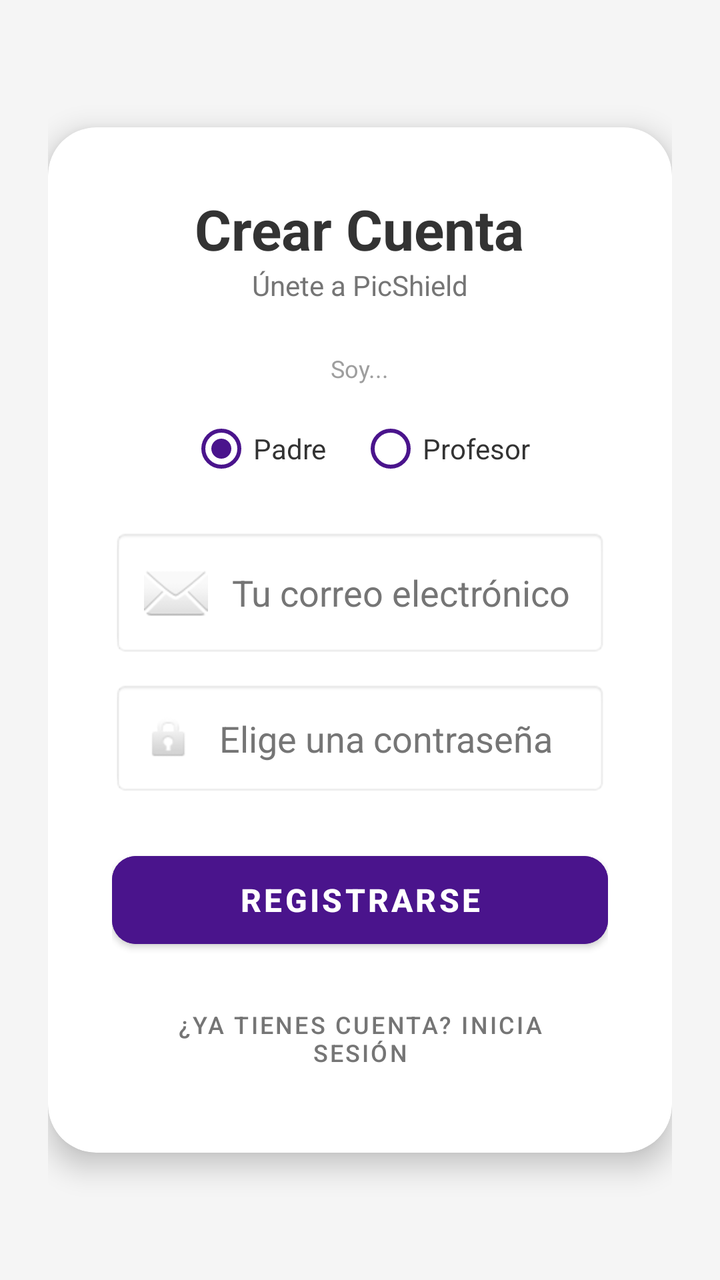
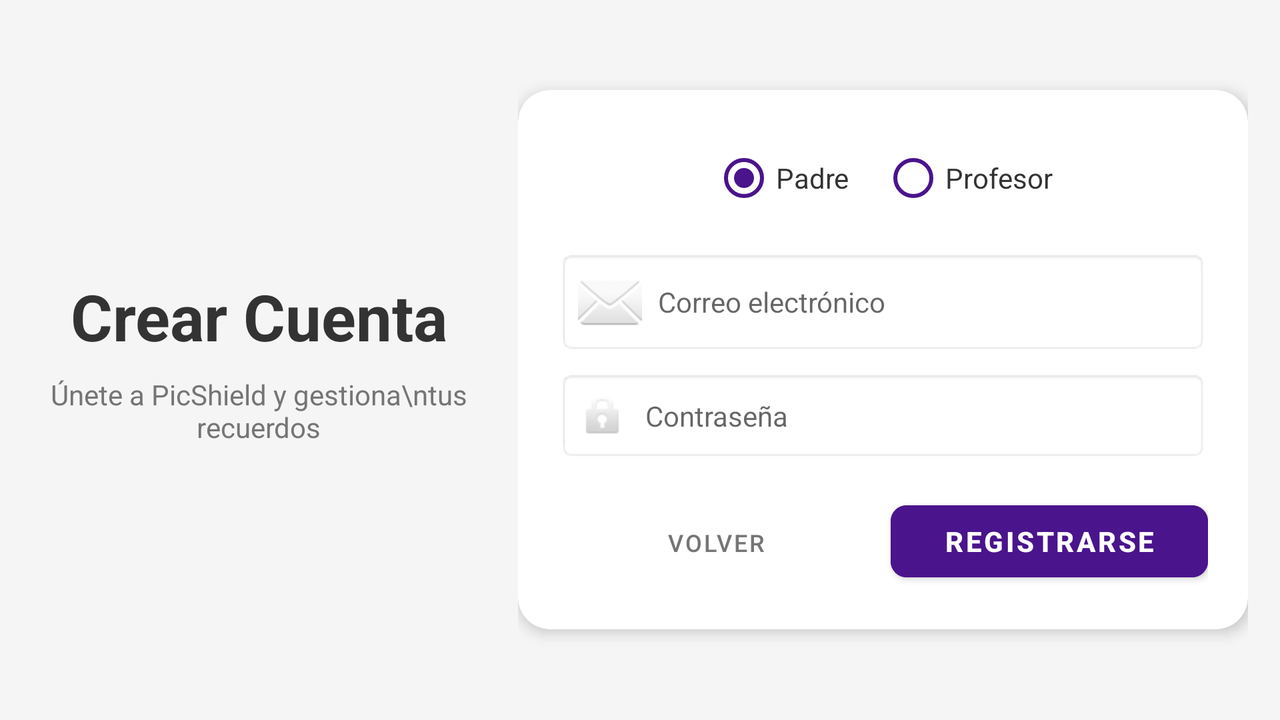

An Android layout and its configuration variant, each rendered on a device that would load it. The default file and the variant file are quoted in full after the pictures.
<!-- AndroidManifest.xml: application theme Theme.PicShield -->
<!-- res/layout/activity_register.xml -->
<?xml version="1.0" encoding="utf-8"?>
<androidx.constraintlayout.widget.ConstraintLayout
    xmlns:android="http://schemas.android.com/apk/res/android"
    xmlns:app="http://schemas.android.com/apk/res-auto"
    android:layout_width="match_parent"
    android:layout_height="match_parent"
    android:background="#F5F5F5"
    android:fitsSystemWindows="true">

    <androidx.core.widget.NestedScrollView
        android:layout_width="match_parent"
        android:layout_height="match_parent"
        android:fillViewport="true"
        android:padding="24dp">

        <LinearLayout
            android:layout_width="match_parent"
            android:layout_height="wrap_content"
            android:orientation="vertical"
            android:gravity="center">

            <com.google.android.material.card.MaterialCardView
                android:layout_width="match_parent"
                android:layout_height="wrap_content"
                app:cardCornerRadius="24dp"
                app:cardElevation="8dp"
                app:cardBackgroundColor="@android:color/white">

                <LinearLayout
                    android:layout_width="match_parent"
                    android:layout_height="wrap_content"
                    android:orientation="vertical"
                    android:padding="32dp"
                    android:gravity="center_horizontal">

                    <TextView
                        android:text="@string/register_title"
                        android:textSize="28sp"
                        android:textStyle="bold"
                        android:textColor="#333333"
                        android:layout_width="wrap_content"
                        android:layout_height="wrap_content" />

                    <TextView
                        android:text="@string/register_subtitle"
                        android:textSize="14sp"
                        android:textColor="#757575"
                        android:layout_width="wrap_content"
                        android:layout_height="wrap_content"
                        android:layout_marginBottom="24dp"/>

                    <TextView
                        android:text="@string/register_user_type_label"
                        android:textSize="12sp"
                        android:textColor="#9E9E9E"
                        android:layout_width="wrap_content"
                        android:layout_height="wrap_content"
                        android:layout_marginBottom="8dp"/>

                    <RadioGroup
                        android:id="@+id/rgUserType"
                        android:orientation="horizontal"
                        android:gravity="center"
                        android:layout_width="match_parent"
                        android:layout_height="wrap_content"
                        android:layout_marginBottom="16dp">

                        <RadioButton
                            android:id="@+id/rbParent"
                            android:text="@string/register_role_parent"
                            android:layout_marginEnd="16dp"
                            android:buttonTint="#4A148C"
                            android:textColor="#333333"
                            android:checked="true"
                            android:layout_width="wrap_content"
                            android:layout_height="wrap_content"/>

                        <RadioButton
                            android:id="@+id/rbTeacher"
                            android:text="@string/register_role_teacher"
                            android:buttonTint="#4A148C"
                            android:textColor="#333333"
                            android:layout_width="wrap_content"
                            android:layout_height="wrap_content"/>
                    </RadioGroup>

                    <EditText
                        android:id="@+id/etEmail"
                        android:hint="@string/register_hint_email"
                        android:inputType="textEmailAddress"
                        android:background="@android:drawable/editbox_background_normal"
                        android:padding="16dp"
                        android:drawableStart="@android:drawable/ic_dialog_email"
                        android:drawablePadding="12dp"
                        android:textColor="#333333"
                        android:textColorHint="#757575"
                        android:layout_width="match_parent"
                        android:layout_height="wrap_content"
                        android:layout_marginBottom="12dp"/>

                    <EditText
                        android:id="@+id/etPassword"
                        android:hint="@string/register_hint_password"
                        android:inputType="textPassword"
                        android:background="@android:drawable/editbox_background_normal"
                        android:padding="16dp"
                        android:drawableStart="@android:drawable/ic_lock_idle_lock"
                        android:drawablePadding="12dp"
                        android:textColor="#333333"
                        android:textColorHint="#757575"
                        android:layout_width="match_parent"
                        android:layout_height="wrap_content"
                        android:layout_marginBottom="24dp"/>

                    <com.google.android.material.button.MaterialButton
                        android:id="@+id/btnRegister"
                        android:text="@string/register_btn_signup"
                        android:textSize="16sp"
                        android:textStyle="bold"
                        android:textColor="@android:color/white"
                        app:cornerRadius="12dp"
                        android:layout_width="match_parent"
                        android:layout_height="56dp"
                        android:backgroundTint="#4A148C"/>

                    <com.google.android.material.button.MaterialButton
                        android:id="@+id/btnBack"
                        android:text="@string/register_btn_back"
                        style="@style/Widget.MaterialComponents.Button.TextButton"
                        android:textColor="#757575"
                        android:textSize="12sp"
                        android:layout_marginTop="16dp"
                        android:layout_width="match_parent"
                        android:layout_height="wrap_content"/>

                </LinearLayout>
            </com.google.android.material.card.MaterialCardView>

        </LinearLayout>
    </androidx.core.widget.NestedScrollView>
</androidx.constraintlayout.widget.ConstraintLayout>
<!-- resources referenced by this layout -->
<resources>
  <string name="register_btn_back">¿Ya tienes cuenta? Inicia sesión</string>
  <string name="register_btn_signup">Registrarse</string>
  <string name="register_hint_email">Tu correo electrónico</string>
  <string name="register_hint_password">Elige una contraseña</string>
  <string name="register_role_parent">Padre</string>
  <string name="register_role_teacher">Profesor</string>
  <string name="register_subtitle">Únete a PicShield</string>
  <string name="register_title">Crear Cuenta</string>
  <string name="register_user_type_label">Soy...</string>
  <style name="Theme.PicShield" parent="Theme.MaterialComponents.DayNight.DarkActionBar">
          
          <item name="colorPrimary">@color/purple_500</item>
          <item name="colorPrimaryVariant">@color/purple_700</item>
          <item name="colorOnPrimary">@color/white</item>
          
          <item name="colorSecondary">@color/teal_200</item>
          <item name="colorSecondaryVariant">@color/teal_700</item>
          <item name="colorOnSecondary">@color/black</item>
          
          <item name="android:statusBarColor">?attr/colorPrimaryVariant</item>
          
      </style>
  <color name="purple_500">#FF6200EE</color>
  <color name="purple_700">#FF3700B3</color>
  <color name="white">#FFFFFFFF</color>
  <color name="teal_200">#FF03DAC5</color>
  <color name="teal_700">#FF018786</color>
  <color name="black">#FF000000</color>
</resources>
<!-- res/layout-land/activity_register.xml (the author's variant of the layout above) -->
<!-- drawn on the phone turned sideways -->
<?xml version="1.0" encoding="utf-8"?>
<LinearLayout xmlns:android="http://schemas.android.com/apk/res/android"
    xmlns:app="http://schemas.android.com/apk/res-auto"
    android:layout_width="match_parent"
    android:layout_height="match_parent"
    android:background="#F5F5F5"
    android:orientation="horizontal"
    android:baselineAligned="false"
    android:padding="16dp"
    android:fitsSystemWindows="true">

    <LinearLayout
        android:layout_width="0dp"
        android:layout_height="match_parent"
        android:layout_weight="0.4"
        android:gravity="center"
        android:orientation="vertical"
        android:paddingEnd="16dp">

        <TextView
            android:text="Crear Cuenta"
            android:textSize="32sp"
            android:textStyle="bold"
            android:textColor="#333333"
            android:layout_width="wrap_content"
            android:layout_height="wrap_content"
            android:gravity="center" />

        <TextView
            android:text="Únete a PicShield y gestiona\ntus recuerdos"
            android:textSize="14sp"
            android:textColor="#757575"
            android:layout_width="wrap_content"
            android:layout_height="wrap_content"
            android:layout_marginTop="8dp"
            android:gravity="center" />

    </LinearLayout>

    <androidx.core.widget.NestedScrollView
        android:layout_width="0dp"
        android:layout_height="match_parent"
        android:layout_weight="0.6"
        android:fillViewport="true">

        <LinearLayout
            android:layout_width="match_parent"
            android:layout_height="wrap_content"
            android:gravity="center_vertical">

            <com.google.android.material.card.MaterialCardView
                android:layout_width="match_parent"
                android:layout_height="wrap_content"
                app:cardCornerRadius="16dp"
                app:cardElevation="4dp"
                app:cardBackgroundColor="@android:color/white">

                <LinearLayout
                    android:layout_width="match_parent"
                    android:layout_height="wrap_content"
                    android:orientation="vertical"
                    android:padding="20dp"
                    android:gravity="center_horizontal">

                    <RadioGroup
                        android:id="@+id/rgUserType"
                        android:orientation="horizontal"
                        android:gravity="center"
                        android:layout_width="match_parent"
                        android:layout_height="wrap_content"
                        android:layout_marginBottom="12dp">

                        <RadioButton
                            android:id="@+id/rbParent"
                            android:text="Padre"
                            android:layout_marginEnd="16dp"
                            android:buttonTint="#4A148C"
                            android:textColor="#333333"
                            android:checked="true"
                            android:layout_width="wrap_content"
                            android:layout_height="wrap_content"/>

                        <RadioButton
                            android:id="@+id/rbTeacher"
                            android:text="Profesor"
                            android:buttonTint="#4A148C"
                            android:textColor="#333333"
                            android:layout_width="wrap_content"
                            android:layout_height="wrap_content"/>
                    </RadioGroup>

                    <EditText
                        android:id="@+id/etEmail"
                        android:hint="Correo electrónico"
                        android:inputType="textEmailAddress"
                        android:background="@android:drawable/editbox_background_normal"
                        android:padding="10dp"
                        android:textSize="14sp"
                        android:drawableStart="@android:drawable/ic_dialog_email"
                        android:drawablePadding="8dp"
                        android:layout_width="match_parent"
                        android:layout_height="wrap_content"
                        android:layout_marginBottom="8dp"/>

                    <EditText
                        android:id="@+id/etPassword"
                        android:hint="Contraseña"
                        android:inputType="textPassword"
                        android:background="@android:drawable/editbox_background_normal"
                        android:padding="10dp"
                        android:textSize="14sp"
                        android:drawableStart="@android:drawable/ic_lock_idle_lock"
                        android:drawablePadding="8dp"
                        android:layout_width="match_parent"
                        android:layout_height="wrap_content"
                        android:layout_marginBottom="16dp"/>

                    <LinearLayout
                        android:layout_width="match_parent"
                        android:layout_height="wrap_content"
                        android:orientation="horizontal">

                        <com.google.android.material.button.MaterialButton
                            android:id="@+id/btnBack"
                            android:text="Volver"
                            style="@style/Widget.MaterialComponents.Button.TextButton"
                            android:textColor="#757575"
                            android:textSize="12sp"
                            android:layout_width="0dp"
                            android:layout_weight="1"
                            android:layout_height="wrap_content"
                            android:layout_marginEnd="8dp"/>

                        <com.google.android.material.button.MaterialButton
                            android:id="@+id/btnRegister"
                            android:text="Registrarse"
                            android:textSize="14sp"
                            android:textStyle="bold"
                            app:cornerRadius="8dp"
                            android:layout_width="0dp"
                            android:layout_weight="1"
                            android:layout_height="wrap_content"
                            android:backgroundTint="#4A148C"/>
                    </LinearLayout>

                </LinearLayout>
            </com.google.android.material.card.MaterialCardView>
        </LinearLayout>
    </androidx.core.widget.NestedScrollView>

</LinearLayout>
<!-- resources referenced by the variant -->
<!-- as the phone turned sideways resolves them -->
<resources>
  <style name="Theme.PicShield" parent="Theme.MaterialComponents.DayNight.DarkActionBar">
          
          <item name="colorPrimary">@color/purple_500</item>
          <item name="colorPrimaryVariant">@color/purple_700</item>
          <item name="colorOnPrimary">@color/white</item>
          
          <item name="colorSecondary">@color/teal_200</item>
          <item name="colorSecondaryVariant">@color/teal_700</item>
          <item name="colorOnSecondary">@color/black</item>
          
          <item name="android:statusBarColor">?attr/colorPrimaryVariant</item>
          
      </style>
  <color name="purple_500">#FF6200EE</color>
  <color name="purple_700">#FF3700B3</color>
  <color name="white">#FFFFFFFF</color>
  <color name="teal_200">#FF03DAC5</color>
  <color name="teal_700">#FF018786</color>
  <color name="black">#FF000000</color>
</resources>
